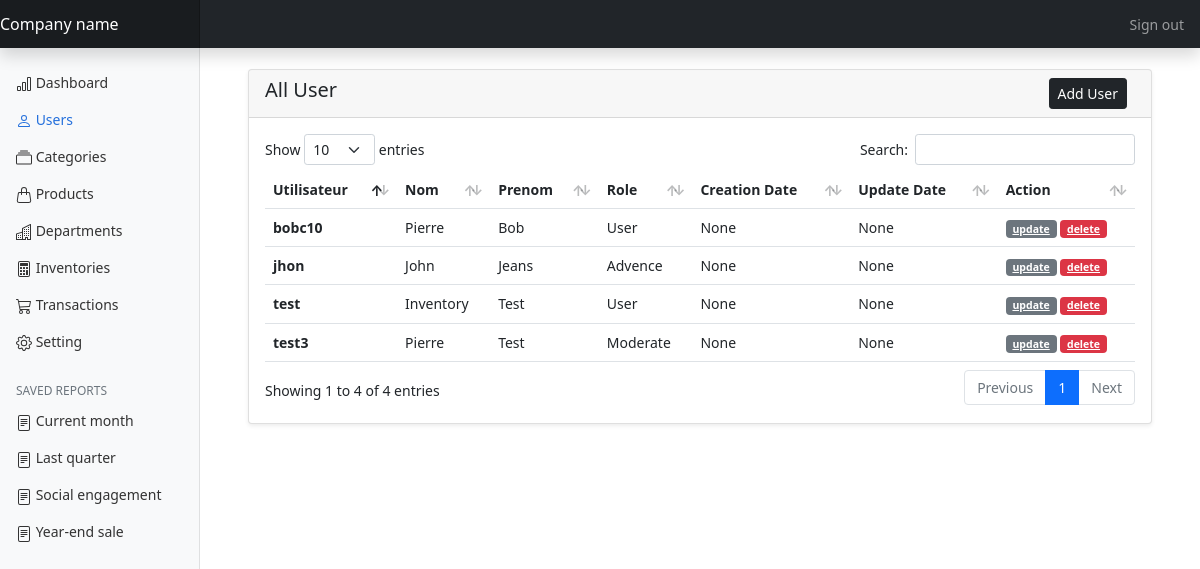
The page /auth/users (signed in) on the database as committed earlier.
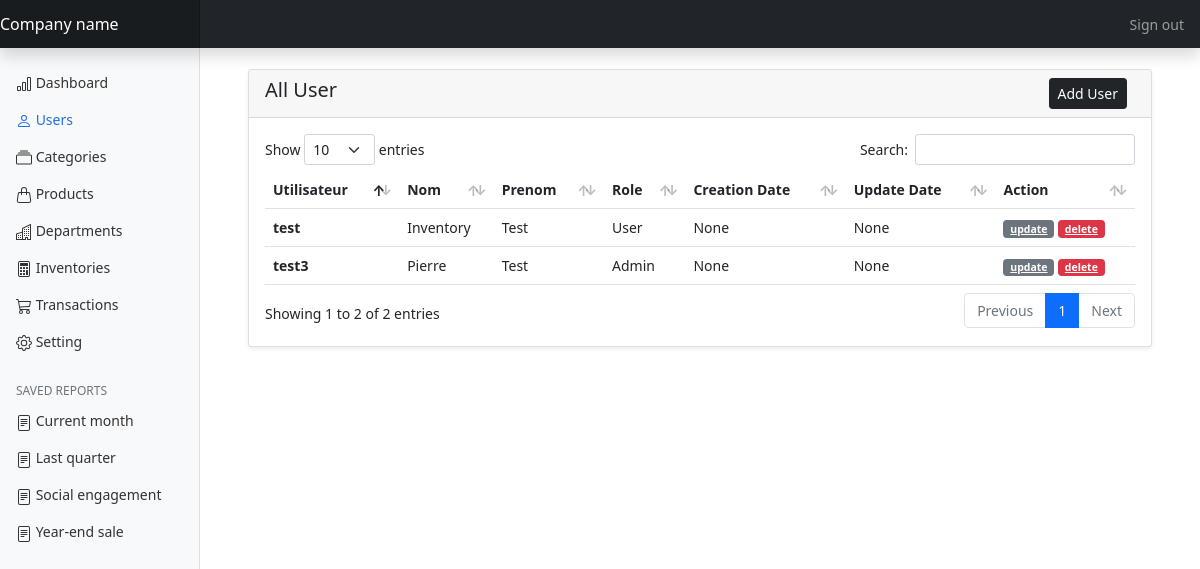
The same page on the database as committed later.
### app/models/user.py (models this page shows, shortened)
class User(UserMixin, db.Model):
    __tablename__ = 'users'
    id = db.Column(db.Integer, primary_key=True)
    username = db.Column(db.String(64), unique=True, index=True)
    nom = db.Column(db.String(64))
    prenom = db.Column(db.String(64))
    password_hash = db.Column(db.String(128))
    role_id = db.Column(db.Integer, db.ForeignKey('roles.id'))
    creation_date = db.Column(db.DateTime)
    update_date = db.Column(db.DateTime)
    transactions = db.relationship(
        'Transaction', backref='user', lazy='dynamic')
    @property
    def password(self):
        raise AttributeError('password is not a readable attribute')

### app/models/role.py (models this page shows, shortened)
class Role(db.Model):
    __tablename__ = 'roles'
    id = db.Column(db.Integer, primary_key=True)
    name = db.Column(db.String, unique=True)
    permissions = db.Column(db.Integer)
    default = db.Column(db.Boolean, default=False, index=True)
    users = db.relationship('User', backref='role', lazy='dynamic')

### app/controllers/authController.py (the view)
@auth_blueprint.route('/users', methods=['GET', 'POST'])
@login_required
def display_users():
    form = RegistrationForm()
    all_users = User.query.all()
    return render_template('register.html', form=form, all_users=all_users)

### app/forms/authForm.py (shortened to what this page needs)
class RegistrationForm(FlaskForm):
    username = StringField('Username', validators=[DataRequired(), Length(1, 64), Regexp('^[A-Za-z][A-Za-z0-9_.]', flags=0, message='Usernames must have only letters, numbers, dots or \
               underscores')])
    nom = StringField('Last name', validators=[DataRequired(), Length(1, 64)])
    prenom = StringField('First name', validators=[
                         DataRequired(), Length(1, 64)])
    user_role = SelectField('Role',  choices=[
                            'Admin', 'Advence', 'Moderate', 'User'])
    password = PasswordField('Password', validators=[DataRequired(), EqualTo(
        'password_2', message='Passwords must match.')])
    password_2 = PasswordField('Confirm Password', validators=[DataRequired()])
    submit = SubmitField('Register')

### app/controllers/authController.py (called while the page is built)
@auth_blueprint.app_context_processor
def inject_permissions():
    return dict(Permission=Permission)

### app/models/user.py (called while the page is built)
@login_manager.user_loader
def load_user(user_id):
    return User.query.get(int(user_id))

### app/templates/auth/register.html (shortened to what this page needs)
{% extends "base.html" %}
{% block page_content %}
<br>
<div class="row">
    <div class="col-md-12">
        <div class="card shadow-sm">
            <div class="card-header">
                <h5 style="display: inline;">All User</h5>
                <span type="button" class="btn btn-dark me-md-2 btn-sm float-end" data-bs-toggle="modal"
                    data-bs-target="#userRegisterModal" style="display: inline;">
                    Add User
                </span>
            </div>
            <div class="card-body">
                <table id="myTable" class="table" >
                    <thead>
                        <tr>
                            <th>Utilisateur</th>
                            <th>Nom</th>
                            <th>Prenom</th>
                            <th>Role</th>
                            <th>Creation Date</th>
                            <th>Update Date</th>
                            <th>Action</th>
                        </tr>
                    </thead>
                    <tbody>
                        {% for user in all_users %}
                        <tr>
                            <th scope="row">{{ user.username }}</th>
                            <td class="text-capitalize">{{ user.nom }}</td>
                            <td class="text-capitalize">{{ user.prenom }}</td>
                            <td class="text-capitalize">{{user.role.name}}</td>
                            <td>{{ user.creation_date }}</td>
                            <td>{{ user.update_date }}</td>
                            <td>
                                <a href="{{url_for('auth.update_user',id=user.id)}}" class="badge bg-secondary" >
                                    update</a>
                                <a href="{{   url_for('auth.delete_user',id=user.id ) }}"
                                    class="badge bg-danger btn-delete">delete</a>
                            </td>
                        </tr>
                        {% endfor %}
                    </tbody>
                </table>
            </div>
        </div>
    </div>
</div>
{% endblock %}

### app/templates/base.html (shortened to what this page needs)
<!DOCTYPE html>
<html lang="en">
<head>
  {% block head %}
  <link rel="stylesheet" href="{{url_for('static',filename='css/bootstrap.min.css') }}" />
  <link rel="stylesheet" href="{{ url_for('static',filename='css/dashboard.css')}}" />
  <link rel="stylesheet" href="{{ url_for('static',filename='css/dataTables.bootstrap5.min.css') }}" />
  {% endblock %}
</head>
<body>
  <header class="navbar navbar-dark sticky-top bg-dark flex-md-nowrap p-0 shadow">
    <a class="navbar-brand col-md-3 col-lg-2 me-0 px-3" href="#">Company name</a>
    <div class="navbar-nav">
      <div class="nav-item text-nowrap">
        <a class="nav-link px-3" href="{{ url_for('auth.logout') }}">Sign out</a>
      </div>
    </div>
  </header>
  <div class="container-fluid">
    <div class="row">
      <nav id="sidebarMenu" class="col-md-3 col-lg-2 d-md-block bg-light sidebar collapse">
        <div class="position-sticky pt-3">
          <ul class="nav flex-column">
            <li class="nav-item">
              <a class="nav-link" href="{{url_for('auth.login')}}">
                Dashboard
              </a>
            </li>
            <li class="nav-item">
              <a class="nav-link" href="{{url_for('auth.display_users')}}">
                Users
              </a>
            </li>
            <li class="nav-item">
              <a class="nav-link" href="{{ url_for('categorie.display_categories') }}">
                Categories
              </a>
            </li>
            <li class="nav-item">
              <a class="nav-link" href="{{ url_for('article.display_articles') }}">
                Products
              </a>
            </li>
            <li class="nav-item">
              <a class="nav-link" href="{{ url_for('departement.display_departements') }}">
                Departments
              </a>
            </li>
            <li class="nav-item">
              <a class="nav-link" href="{{url_for('stock.display_stocks')}}">
                Inventories
              </a>
            </li>
            <li class="nav-item">
              <a class="nav-link" href="#">
                Transactions
              </a>
            </li>
            <li class="nav-item">
              <a class="nav-link" href="#">
                Setting
              </a>
            </li>
          </ul>
          <h6 class="
                sidebar-heading
                d-flex
                justify-content-between
                align-items-center
                px-3
                mt-4
                mb-1
                text-muted
              ">
            <span>Saved reports</span>
          </h6>
          <ul class="nav flex-column mb-2">
            <li class="nav-item">
              <a class="nav-link" href="#">
                Current month
              </a>
            </li>
            <li class="nav-item">
              <a class="nav-link" href="#">
                Last quarter
              </a>
            </li>
            <li class="nav-item">
              <a class="nav-link" href="#">
                Social engagement
              </a>
            </li>
            <li class="nav-item">
              <a class="nav-link" href="#">
                Year-end sale
              </a>
            </li>
          </ul>
        </div>
      </nav>
      <main class="col-md-9 ms-sm-auto col-lg-10 px-md-4">
        {% block content %}
        <div class="container">
          {% block page_content %} {% endblock %}
        </div>
        {% endblock %}
      </main>
    </div>
  </div>
</body>
</html>

### app/static/css/dashboard.css (style rules this page uses)
body { font-size: .875rem; }
.sidebar { position: fixed; top: 0; bottom: 0; left: 0; z-index: 100; padding: 48px 0 0; box-shadow: inset -1px 0 0 rgba(0, 0, 0, .1); }
.sidebar .nav-link { font-weight: 500; color: #333; }
.sidebar .nav-link.active { color: #2470dc; }
.sidebar-heading { font-size: .75rem; text-transform: uppercase; }
.navbar-brand { padding-top: .75rem; padding-bottom: .75rem; font-size: 1rem; background-color: rgba(0, 0, 0, .25); box-shadow: inset -1px 0 0 rgba(0, 0, 0, .25); }

Rows that differ between the two databases and show on the page:
removed User: username "bobc10", nom "Pierre", prenom "Bob", role.name "User", creation_date "None", update_date "None"
removed User: username "jhon", nom "John", prenom "Jeans", role.name "Advence", creation_date "None", update_date "None"
changed User "test3": role.name "Moderate" → "Admin"
Other text that changed with them:
text written by a page script: "Show entries Search: Showing 1 to 4 of 4 entries Previous 1 Next" → "Show entries Search: Showing 1 to 2 of 2 entries Previous 1 Next"
